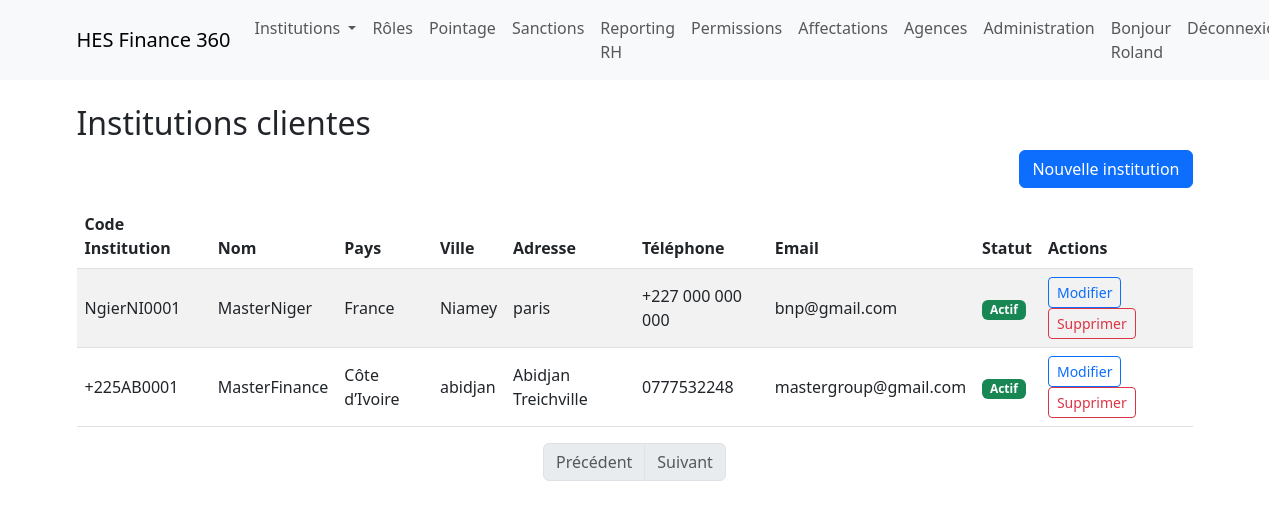
The page /institutions/ (signed in) on the database its author committed.
### institutions/models.py (models this page shows, shortened)
class Institution(models.Model):
    class Meta:
        app_label = 'institutions'
    STATUT_CHOICES = [
        ('actif', 'Actif'),
        ('suspendu', 'Suspendu'),
    ]
    code_institution = models.CharField(max_length=20, unique=True, editable=False, blank=True)
    nom = models.CharField(max_length=255)
    adresse = models.TextField(blank=True, null=True)
    telephone = models.CharField(max_length=20, blank=True, null=True)
    email = models.EmailField(blank=True, null=True)
    pays = models.CharField(max_length=100)
    ville = models.CharField(max_length=100)
    indicatif_pays = models.CharField(max_length=10)
    statut = models.CharField(max_length=10, choices=STATUT_CHOICES, default='actif')
    date_creation = models.DateTimeField(auto_now_add=True)

### institutions/views.py (the view)
# urls.py: path('', InstitutionListView.as_view(), name='institution_list'),
class InstitutionListView(LoginRequiredMixin, ListView):
    model = Institution
    template_name = 'institutions/institution_list.html'
    context_object_name = 'institutions'
    paginate_by = 10
    ordering = ['-date_creation']

### institutions/templates/institutions/institution_list.html (shortened to what this page needs)
{% extends 'base.html' %}
{% load static %}
{% block content %}
<div class="container mt-4">
    <h2>Institutions clientes</h2>
    <div class="mb-3 text-end">
        <a href="{% url 'institution_create' %}" class="btn btn-primary">Nouvelle institution</a>
    </div>
    <div class="table-responsive">
        <table class="table table-striped table-hover align-middle">
            <thead>
                <tr>
                    <th>Code Institution</th>
                    <th>Nom</th>
                    <th>Pays</th>
                    <th>Ville</th>
                    <th>Adresse</th>
                    <th>Téléphone</th>
                    <th>Email</th>
                    <th>Statut</th>
                    <th>Actions</th>
                </tr>
            </thead>
            <tbody>
                {% for inst in institutions %}
                <tr>
                    <td>{{ inst.code_institution }}</td>
                    <td>{{ inst.nom }}</td>
                    <td>{{ inst.pays }}</td>
                    <td>{{ inst.ville }}</td>
                    <td>{{ inst.adresse }}</td>
                    <td>{{ inst.telephone }}</td>
                    <td>{{ inst.email }}</td>
                    <td>
                        {% if inst.statut == 'actif' %}
                            <span class="badge bg-success">Actif</span>
                        {% else %}
                            <span class="badge bg-secondary">Suspendu</span>
                        {% endif %}
                    </td>
                    <td>
                        <a href="{% url 'institution_update' pk=inst.id %}" class="btn btn-sm btn-outline-primary">Modifier</a>
                        <button type="button" class="btn btn-sm btn-outline-danger" data-bs-toggle="modal" data-bs-target="#deleteModal{{ inst.pk }}">Supprimer</button>
                    </td>
                </tr>
                {% empty %}
                <tr><td colspan="9" class="text-center">Aucune institution trouvée.</td></tr>
                {% endfor %}
            </tbody>
        </table>
    </div>
    <nav>
      <ul class="pagination justify-content-center">
        {% if institutions.has_previous %}
          <li class="page-item"><a class="page-link" href="?page={{ institutions.previous_page_number }}">Précédent</a></li>
        {% else %}
          <li class="page-item disabled"><span class="page-link">Précédent</span></li>
        {% endif %}
        {% if institutions.has_next %}
          <li class="page-item"><a class="page-link" href="?page={{ institutions.next_page_number }}">Suivant</a></li>
        {% else %}
          <li class="page-item disabled"><span class="page-link">Suivant</span></li>
        {% endif %}
      </ul>
    </nav>
</div>
{% endblock %}

### templates/base.html (shortened to what this page needs)
<!DOCTYPE html>
<html lang="fr">
<head>
    <link href="https://cdn.jsdelivr.net/npm/bootstrap@5.3.0/dist/css/bootstrap.min.css" rel="stylesheet">
</head>
<body>
    <nav class="navbar navbar-expand-lg navbar-light bg-light mb-4">
      <div class="container">
        <a class="navbar-brand" href="{% url 'institution_list' %}">HES Finance 360</a>
        <div class="collapse navbar-collapse">
          {% if user.is_authenticated %}
          <ul class="navbar-nav me-auto">
            <li class="nav-item dropdown">
              <a class="nav-link dropdown-toggle" href="#" id="navbarDropdown" role="button" data-bs-toggle="dropdown" aria-expanded="false">
                Institutions
              </a>
            </li>
            <li class="nav-item"><a class="nav-link" href="{% url 'roles_list' %}">Rôles</a></li>
            <li class="nav-item"><a class="nav-link" href="{% url 'pointages_list' %}">Pointage</a></li>
            <li class="nav-item"><a class="nav-link" href="{% url 'sanctions_list' %}">Sanctions</a></li>
<li class="nav-item"><a class="nav-link" href="{% url 'reporting_rh' %}">Reporting RH</a></li>
            <li class="nav-item"><a class="nav-link" href="{% url 'permissions_list' %}">Permissions</a></li>
            <li class="nav-item"><a class="nav-link" href="{% url 'affectations_list' %}">Affectations</a></li>
            <li class="nav-item"><a class="nav-link" href="/agences/">Agences</a></li>
            <li class="nav-item"><a class="nav-link" href="/admin/">Administration</a></li>
          </ul>
          <ul class="navbar-nav ms-auto">
            <li class="nav-item"><span class="nav-link">Bonjour {{ user.username }}</span></li>
            <li class="nav-item"><a class="nav-link" href="/admin/logout/">Déconnexion</a></li>
          </ul>
          {% else %}
          <ul class="navbar-nav ms-auto">
            <li class="nav-item"><a class="nav-link" href="/admin/login/">Connexion</a></li>
          </ul>
          {% endif %}
        </div>
      </div>
    </nav>
    {% block content %}{% endblock %}
</body>
</html>

### rows shown on the page
Institution: code_institution "NgierNI0001", nom "MasterNiger", pays "France", ville "Niamey", adresse "paris", telephone "+227 000 000 000", email "bnp@gmail.com", statut "Actif"
Institution: code_institution "+225AB0001", nom "MasterFinance", pays "Côte d’Ivoire", ville "abidjan", adresse "Abidjan Treichville", telephone "0777532248", email "mastergroup@gmail.com", statut "Actif"

### other values the page prints
{{ user.username }} "Roland"
